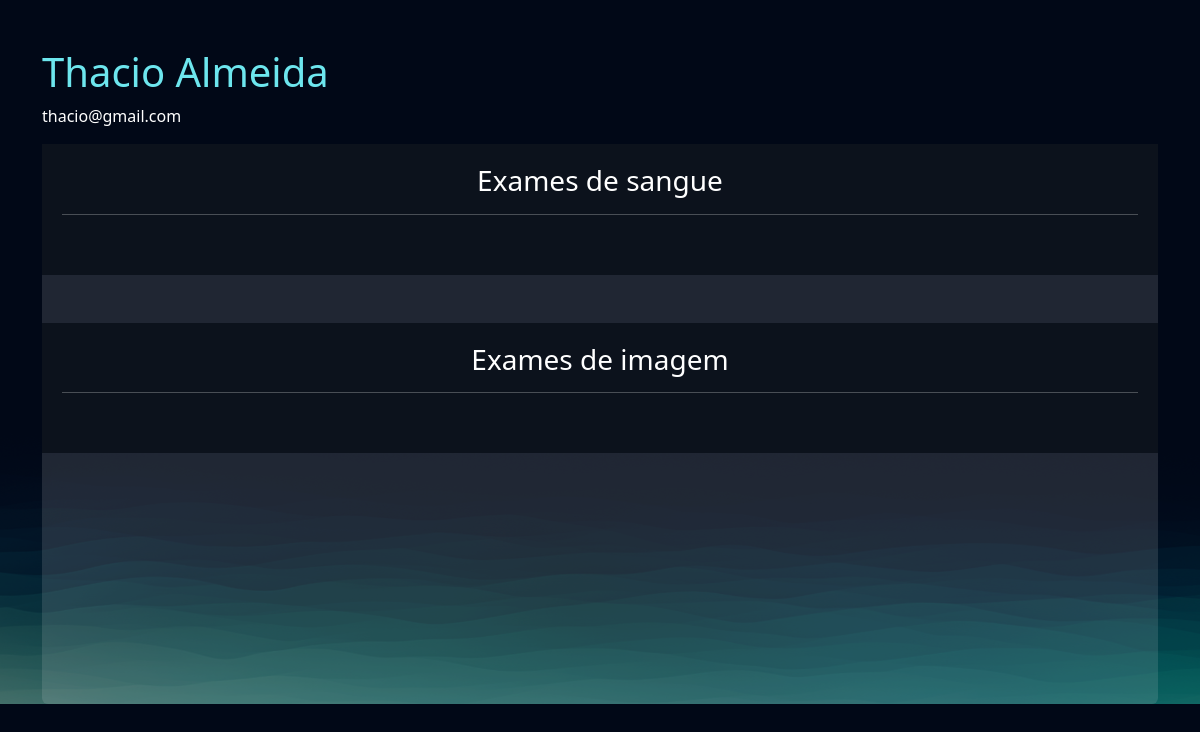
Page /empresarial/cliente/1 (signed in) on the earlier database version.
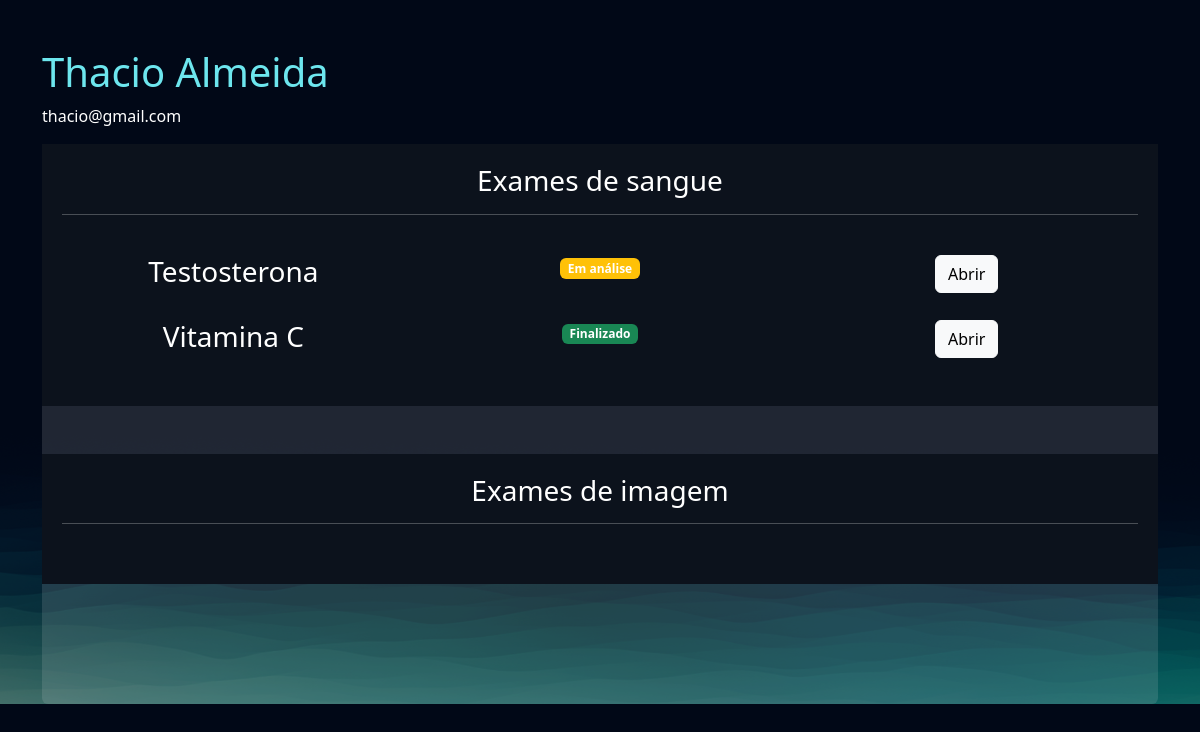
Same page on the later database version.
### exames/models.py (models this page shows, shortened)
class SolicitacaoExame(models.Model):
    choice_status = (
        ('E', 'Em análise'),
        ('F', 'Finalizado')
    )
    usuario = models.ForeignKey(User, on_delete=models.DO_NOTHING)
    exame = models.ForeignKey(TiposExames, on_delete=models.DO_NOTHING)
    status = models.CharField(max_length=2, choices=choice_status)
    resultado = models.FileField(upload_to="resultados", null=True, blank=True)
    requer_senha = models.BooleanField(default=False)
    senha = models.CharField(max_length=16, null=True, blank=True)
    def badge_template(self):
        if self.status == 'E':
            classes_css = 'bg-warning text dark'
            texto = 'Em análise'
        elif self.status == 'F':
            classes_css = 'bg-success'
            texto = 'Finalizado'
        return mark_safe(f"<span class='badge bg-primary {classes_css}'>{texto}</span>")

class TiposExames(models.Model):
    tipo_choices = (
        ('I', 'Exame de imagem'),
        ('S', 'Exame de sangue')
    )
    nome = models.CharField(max_length=50)
    tipo = models.CharField(max_length=1, choices=tipo_choices)
    preco = models.FloatField()
    disponivel = models.BooleanField(default=True)
    horario_inicial = models.IntegerField()
    horario_final = models.IntegerField()

### empresarial/views.py (the view)
# urls.py: path('cliente/<int:cliente_id>', views.cliente, name="cliente"),
@staff_member_required
def cliente(request, cliente_id):
    cliente = User.objects.get(id=cliente_id)
    exames = SolicitacaoExame.objects.filter(usuario=cliente)
    return render(request, 'cliente.html', {'cliente': cliente, 'exames': exames})

### empresarial/templates/cliente.html (shortened to what this page needs)
{% extends "bases/base.html" %}
{% load static %}
{% block 'head' %}
    <link href="{% static 'exames/css/css.css' %}" rel="stylesheet">
    <link href="{% static 'exames/css/gerenciar_pedidos.css' %}" rel="stylesheet">
    <link href="{% static 'exames/css/gerenciar_exames.css' %}" rel="stylesheet">
{% endblock 'head' %}
{% block 'conteudo' %}
    <br>
    <br>
    <div class="container">
        <h3 class="font-destaque">{{cliente.get_full_name}}</h3>
        <p>{{cliente.email}}</p>
        <div class="card card-view">
            <div class="sub-card">
                <h3>Exames de sangue</h3>
                <hr>
                <br>
                {% for exame in exames  %}
                    {% if  exame.exame.tipo == 'S'%}
                        <div class="row">
                            <div class="col-md"><h3>{{exame.exame.nome}}</h3></div>
                            <div class="col-md">{{exame.badge_template}}</div>
                            <div class="col-md">
                                <a href="{% url 'exame_cliente' exame.id %}" class="btn btn-light">Abrir</a>
                            </div>
                        </div>
                        <br>
                    {% endif %}
                {% endfor %}
            </div>
            <br>
            <br>
            <div class="sub-card">
                <h3>Exames de imagem</h3>
                <hr>
                <br>
            </div>
        </div>
    </div>
{% endblock 'conteudo' %}

Differences in the rows shown:
now on this page (row edited): SolicitacaoExame: exame.nome "Testosterona", badge_template "Em análise"
now on this page (row edited): SolicitacaoExame: exame.nome "Vitamina C", badge_template "Finalizado"
